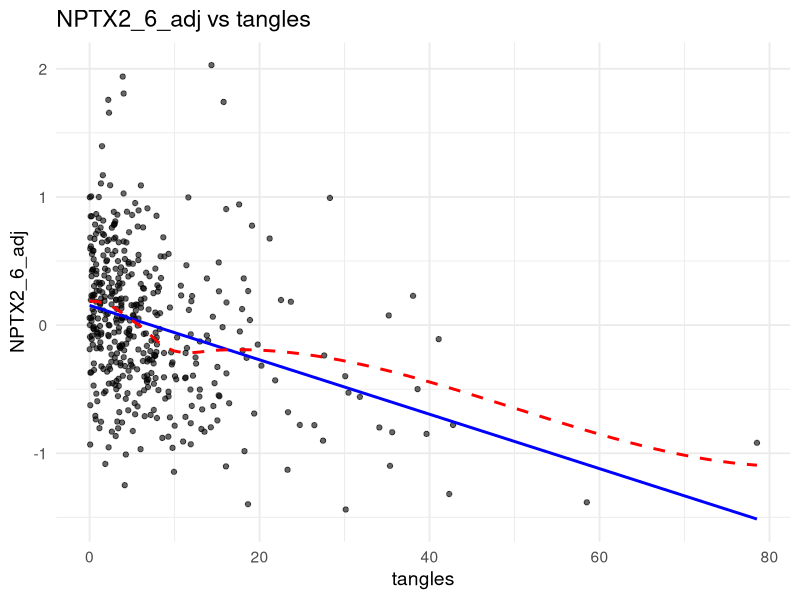
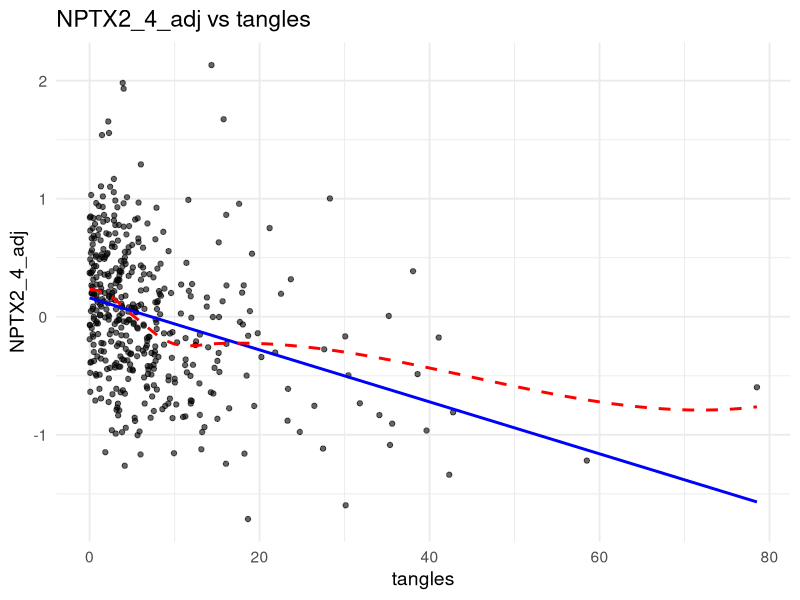
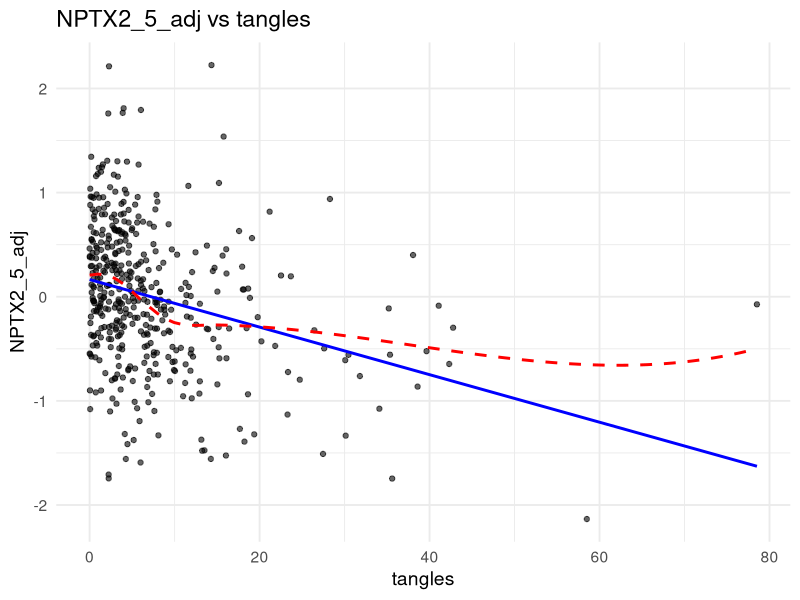
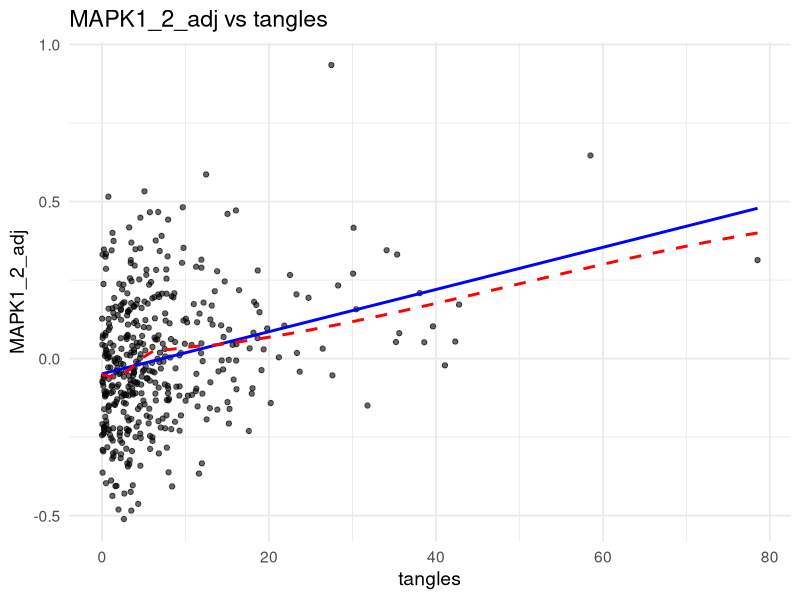
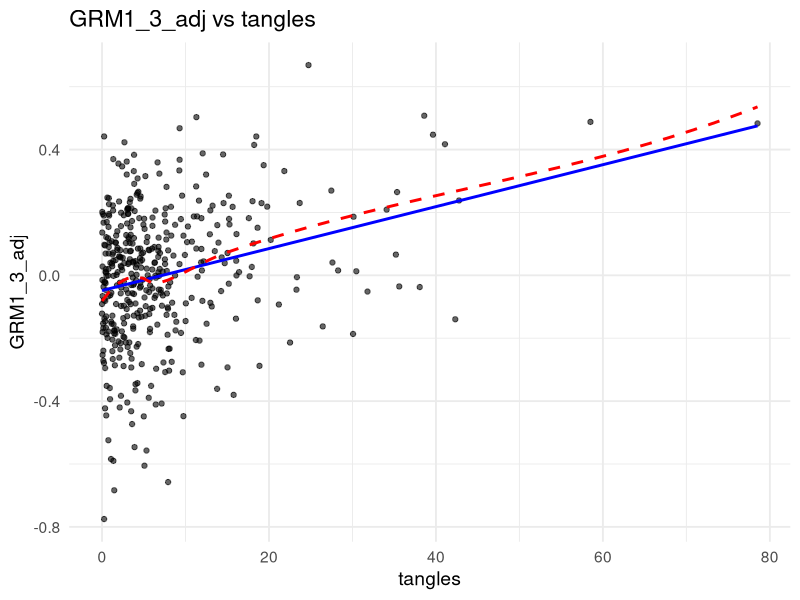
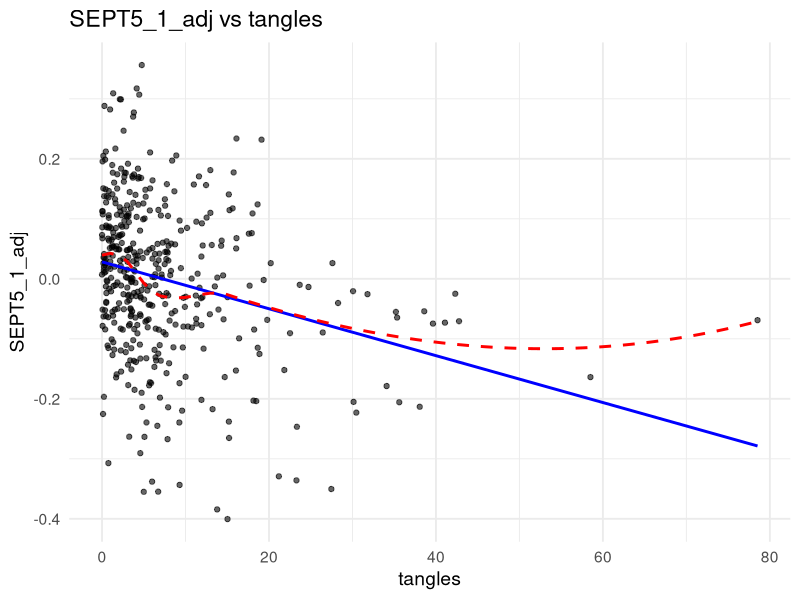
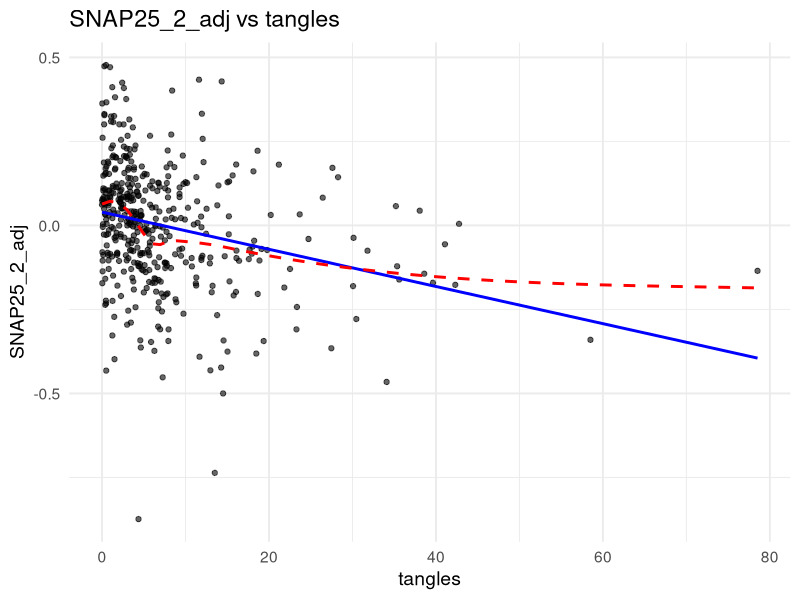
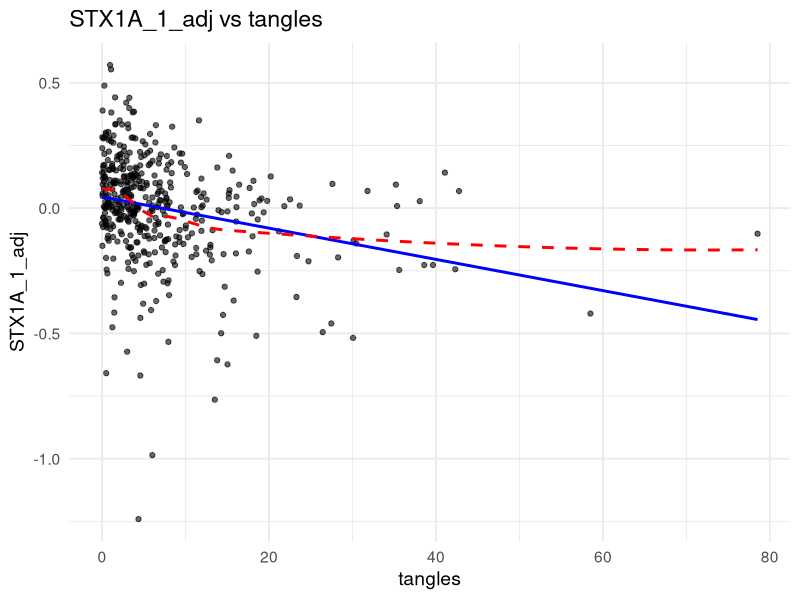

Source code (R) for these figures, in order:
## ---- chunk 1

library(tidyverse)
library(dplyr)


## ---- chunk 2

data <- read.csv('demo_adj_data_unique.csv')

data$braaksc <- as.factor(data$braaksc)

data$ceradsc <- factor(data$ceradsc,
                          levels = c(1:4),
                          labels =c('No AD',
                                    'possible AD',
                                    'probable AD',
                                    'definite AD'))

data$dlbdx <- as.factor(data$dlbdx)
  
## ---- chunk 3

braaksc_significant_peptides <- c("NPTX2_4_adj", "NPTX2_6_adj", "STX1A_1_adj", "SEPT5_1_adj", "SEPT5_2_adj", "SNAP25_2_adj", "NPTX2_5_adj", "MAPK1_3_adj", "MAPK1_2_adj", "SYT12_1_adj", "NCDN_1_adj", "SYNPO_2_adj", "STX1A_2_adj", "MAPK1_1_adj", "SNAP25_6_adj", "SYNPO_3_adj", "ARC_1_adj", "HOMER1_1_adj", "SNAP25_1_adj", "RAB6B_1_adj", "SYNPO_1_adj")

tangles_significant_peptides <- c("NPTX2_6_adj", "NPTX2_4_adj", "NPTX2_5_adj", "MAPK1_2_adj", "GRM1_3_adj", "SEPT5_1_adj", "SNAP25_2_adj", "STX1A_1_adj", "MAPK1_3_adj", "SEPT5_2_adj", "MAPK1_1_adj", "SNAP25_1_adj", "SYT12_1_adj", "SYNPO_3_adj", "EFNB1_2_adj", "STXBP1_2_adj", "ARC_1_adj", "CADM3_3_adj", "STX1B_1_adj", "GRIK2_2_adj", "STX1A_2_adj", "SYNPO_1_adj", "RAB6B_1_adj", "SNAP25_4_adj", "CADM3_1_adj")

amyloid_significant_peptides <- c("STX1A_1_adj", "NPTX2_4_adj", "NPTX2_6_adj", "SNAP25_2_adj", "STX1A_2_adj", "SYT12_1_adj", "STXBP1_1_adj", "STXBP1_2_adj", "NCDN_1_adj", "SNAP25_7_adj", "SEPT5_2_adj", "SEPT5_1_adj", "NPTX2_5_adj", "MAPK1_3_adj", "MAPK1_2_adj", "STX1B_2_adj", "NPTX2_2_adj", "STXBP1_3_adj", "SYNPO_2_adj", "SYNPO_3_adj", "VAPB_2_adj", "SNAP25_1_adj", "SNAP25_6_adj", "STX1B_1_adj", "GRM1_3_adj", "SNAP25_3_adj", "VCP_1_adj"
)

cerad_significant_peptides <- c("NPTX2_6_adj", "NPTX2_4_adj", "NPTX2_5_adj", "STX1A_1_adj", "SNAP25_2_adj", "SYT12_1_adj", "MAPK1_2_adj", "STX1A_2_adj", "NCDN_1_adj", "MAPK1_3_adj", "SNAP25_7_adj", "VAPB_2_adj", "SNAP25_6_adj", "STXBP1_1_adj", "SEPT5_1_adj", "SYNPO_3_adj", "NPTX2_2_adj", "STXBP1_2_adj", "SNAP25_1_adj", "VCP_1_adj", "SYNPO_1_adj" ,"SHANK2_2_adj", "SYNPO_2_adj")

lbd_significant_peptides <- c("SHANK2_2_adj", "SYNGAP1_3_adj", "SYNGAP1_2_adj", "SYNPO_3_adj", "NPTX2_4_adj"
)

athero_significant_peptides <- c("RAB6B_3_adj")

globalcog_significant_peptides <- c("NPTX2_4_adj", "NPTX2_5_adj" , "NPTX2_6_adj", "MAPK1_2_adj")


## ---- chunk 4

plot_linear_relationship_jitter <- function(peptide, pathology, data) {
  
  #class of pathology variable
  x_var <- data[[pathology]]
  is_ordinal <- is.factor(x_var) | is.ordered(x_var)
  
  #plot
  p <- ggplot(data, aes(x = .data[[pathology]], y = .data[[peptide]]))
  
  # Add correct point geometry
  if (is_ordinal) {
    p <- p + geom_jitter(width = 0.2, alpha = 0.6)
  } else {
    p <- p + geom_point(alpha = 0.6)
  }
  
  # Add LM + LOESS lines
  p <- p +
    geom_smooth(method = "lm", se = FALSE, color = "blue", size = 1) +
    geom_smooth(method = "loess", se = FALSE, color = "red", linetype = "dashed") +
    labs(
      title = paste(peptide, "vs", pathology),
      x = pathology,
      y = peptide
    ) +
    theme_minimal(base_size = 14)
  
  return(p)
}


## ---- chunk 5

for (i in tangles_significant_peptides) {
  suppressWarnings(print(
    plot_linear_relationship_jitter(
      peptide = i,
      pathology = 'tangles',
      data = data
    )
  )
  )
}

## ---- chunk 6

for (i in amyloid_significant_peptides) {
  suppressWarnings(print(
    plot_linear_relationship_jitter(
      peptide = i,
      pathology = 'amyloid',
      data = data
    )
  )
  )
}

## ---- chunk 7

for (i in braaksc_significant_peptides) {
  suppressWarnings(print(
    plot_linear_relationship_jitter(
      peptide = i,
      pathology = 'braaksc',
      data = data
    )
  )
  )
}

## ---- chunk 8


for (i in cerad_significant_peptides) {
  suppressWarnings(print(
    plot_linear_relationship_jitter(
      peptide = i,
      pathology = 'ceradsc',
      data = data
    )
  )
  )
}


## ---- chunk 9

for (i in lbd_significant_peptides) {
  suppressWarnings(print(
    plot_linear_relationship_jitter(
      peptide = i,
      pathology = 'dlbdx',
      data = data
    )
  )
  )
}



## ---- chunk 10

for (i in globalcog_significant_peptides) {
  suppressWarnings(print(
    plot_linear_relationship_jitter(
      peptide = i,
      pathology = 'cogn_global',
      data = data
    )
  )
  )
}
